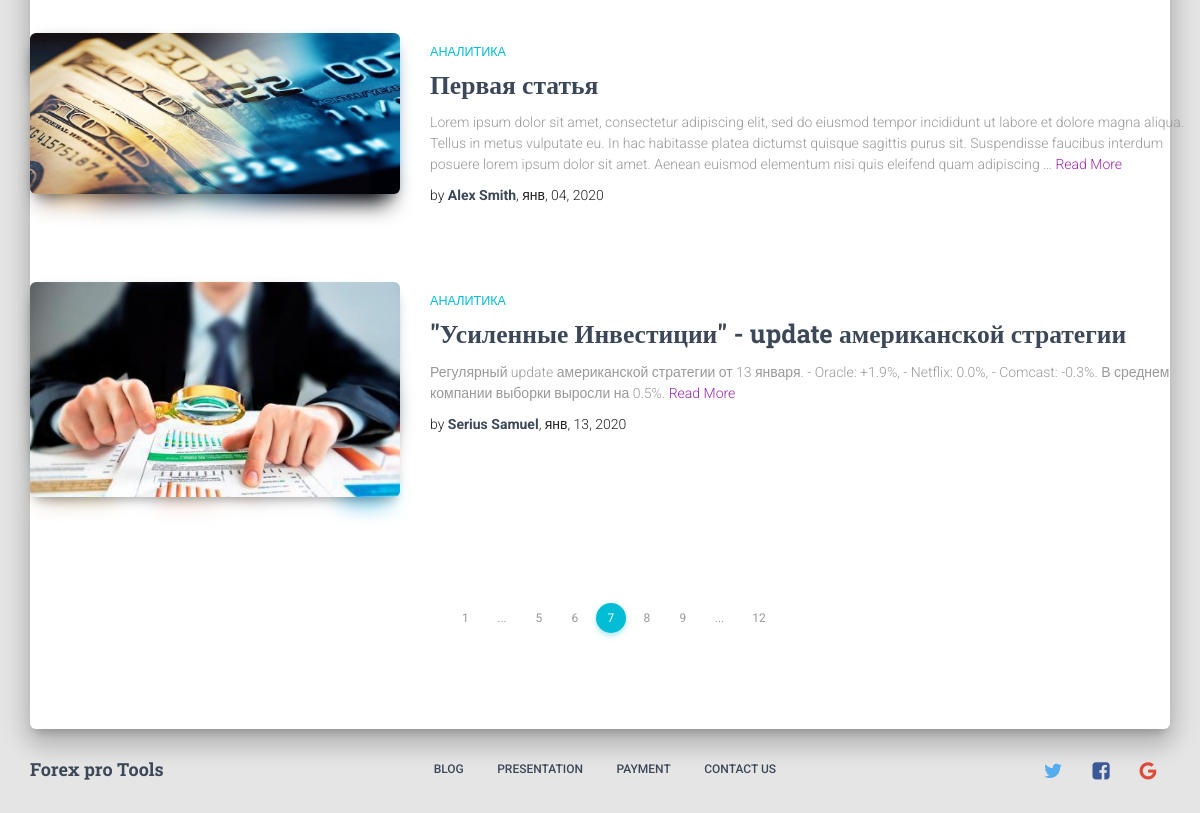
Before: /blog/analytic (lower part) with the older database file.
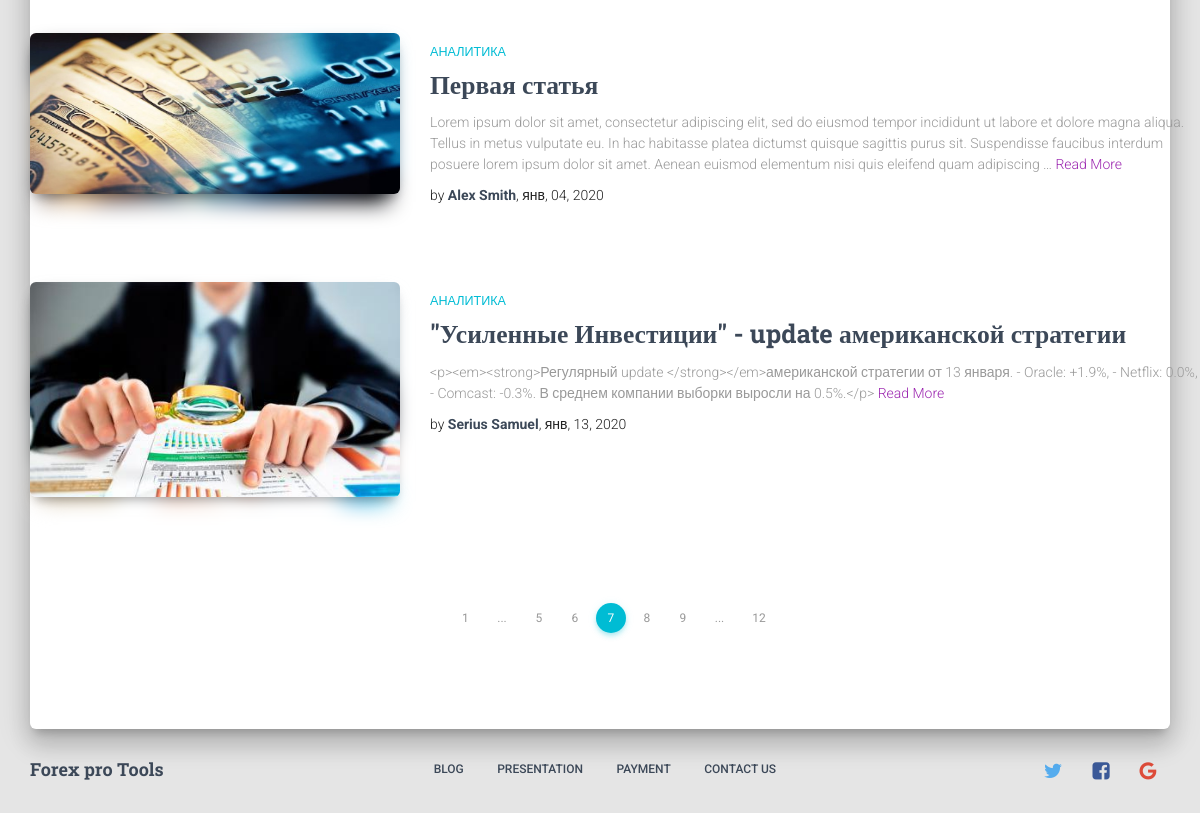
After: the same page with the newer database file.
### blog/models.py (models this page shows, shortened)
class Post(models.Model):
    title = models.CharField(max_length=150, verbose_name='Заголовок статьи')
    slug = models.SlugField(unique=True, blank=True, verbose_name='Ссылка')
    category = models.ForeignKey(Category, on_delete=models.CASCADE, verbose_name='Категория')
    author = models.ForeignKey(User, on_delete=models.CASCADE, verbose_name='Автор поста')
    image_post = models.ImageField(default='post_img/default_post.jpg', upload_to='post_img',
                                   verbose_name='Изображение поста')
    content = RichTextUploadingField(max_length=None, verbose_name='Текст статьи')
    pub_date = models.DateTimeField(auto_now_add=True, verbose_name='Дата публикации')
    likes = models.PositiveIntegerField(default=0, verbose_name='Нравится')
    dislikes = models.PositiveIntegerField(default=0, verbose_name='Не нравится')
    comments = GenericRelation('Comment')
    def get_absolute_url(self):
        return reverse('post_detail', kwargs={'category': self.category.slug, 'slug': self.slug})
    class Meta:
        verbose_name = 'Статья'
        verbose_name_plural = 'Статьи'

class Category(models.Model):
    name = models.CharField(max_length=150, verbose_name='Имя категории')
    slug = models.SlugField(unique=True, verbose_name='Ссылка категории')
    def get_absolute_url(self):
        return reverse('category_detail', kwargs={'slug': self.slug})
    class Meta:
        verbose_name = 'Категория'
        verbose_name_plural = 'Категории'

### blog/views.py (the view)
# urls.py: path('<slug:slug>', CategoryDetailView.as_view(), name='category_detail')
class CategoryDetailView(DetailView):
    model = Category
    slug_field = 'slug'
    def get_context_data(self, *args, object_list=None, **kwargs):
        context = super().get_context_data(*args, **kwargs)
        context['categories'] = self.model.objects.all()
        context['posts'] = self.get_object().post_set.all()
        return context

### templates/blog/category_detail.html (shortened to what this page needs)
{% extends 'base.html' %}
{% load static %}
{% block content %}
    <div class="section">
        <div class="row">
            <div class="blogs-3">
                <div class="container">
                    <div class="row">
                        {% for post in posts %}
                            <div class="card card-plain card-blog">
                                <div class="row">
                                    <div class="col-md-4">
                                        <div class="card-image">
                                            <img class="img img-raised" src="{{ post.image_post.url }}"/>
                                        </div>
                                    </div>
                                    <div class="col-md-8">
                                        <h6 class="category text-info">{{ post.category.name }}</h6>
                                        <h3 class="card-title">
                                            <a href="{{ post.get_absolute_url }}">{{ post.title }}</a>
                                        </h3>
                                        <p class="card-description">
                                            {{ post.content|truncatewords:50 }}
                                            <a
                                                    href="{{ post.get_absolute_url }}"> Read More </a>
                                        </p>
                                        <p class="author">
                                            by <a
                                                href=""><b>{{ post.author.get_full_name }}</b></a>, {{ post.pub_date|date:'b, d, Y' }}
                                    </div>
                                </div>
                            </div>
                        {% endfor %}
                    </div>
                </div>
            </div>
        </div>
        <div class="row text-center">
            <ul class="pagination pagination-info">
                <li><a href="javascript:void(0);">1</a></li>
                <li><a href="javascript:void(0);">...</a></li>
                <li><a href="javascript:void(0);">5</a></li>
                <li><a href="javascript:void(0);">6</a></li>
                <li class="active"><a href="javascript:void(0);">7</a></li>
                <li><a href="javascript:void(0);">8</a></li>
                <li><a href="javascript:void(0);">9</a></li>
                <li><a href="javascript:void(0);">...</a></li>
                <li><a href="javascript:void(0);">12</a></li>
            </ul>
        </div>
    </div>
{% endblock %}

Changed rows visible on the page:
changed Post "\"Усиленные Инвестиции\" - update американской стратегии": content "Регулярный update американской стратегии от 13 января. - Oracle: +1.9%, - Netflix: 0.0%, - Comcast: -0.3%. В среднем компании выборки выросли на 0.5%." → "<p><em><strong>Регулярный update </strong></em>американской стратегии от 13 января. - Oracle: +1.9%, - Netflix: 0.0%, - Comcast: -0.3%. В среднем компании выборки выросли на 0.5%.</p>"
